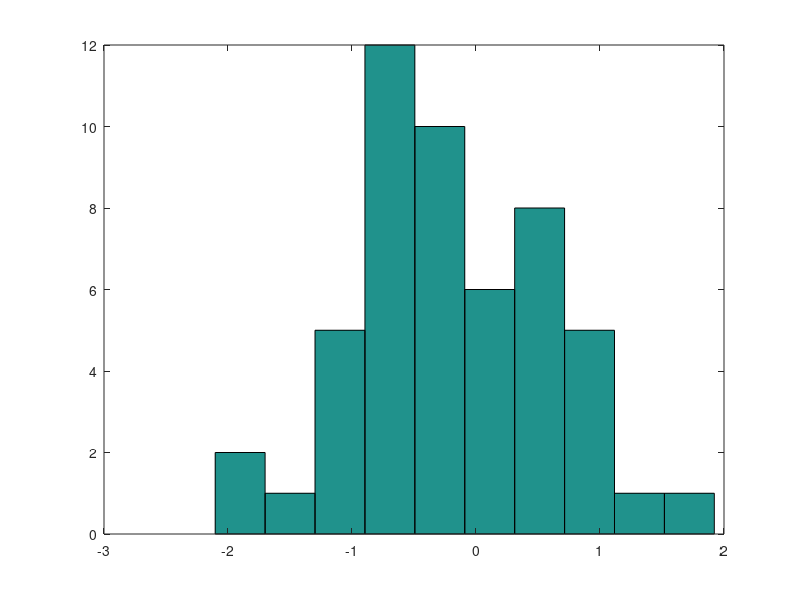

MATLAB code to generate this figure: (Note: this script raises an error after producing the figure.)
clear all;close all;

% edit March 8 2011,

S_num=51;   % number of stations
F_num=35;   % number of frequencies, can be read in your .te file
rhoerror = 0.05; % Rhoerror =  delta-rho / rho
ssmag = 0.7;    % Static shift magnitude (log10)
str='tm_fwd_pred.dat'; %insert your file name here

%----------------------

%read data

m=S_num*F_num;
n=5;

phaerror = rhoerror*100*0.29;   % Pha error in degrees


for is =1:S_num
   log10stat(is) = ssmag*randn(1);
   stat(is) = 10^(log10stat(is));
end

log10stat
hist(log10stat)
pause

str='stat.txt';    % <<<<<<   insert your output file name here
fid100=fopen(str,'w+');
fprintf(fid100,'%3.0f',log10stat);
fprintf(fid100,'\n')


M=zeros(m,n);

fid=fopen(str,'r');
stanum=fscanf(fid,'%f',1);

for j=1:S_num
   fnum=fscanf(fid,'%f',1);
   ratio=fscanf(fid,'%f',1);
   j;
   for i=1:F_num
      M(i+(j-1)*F_num,1)=fscanf(fid,'%f',1);
      s=fscanf(fid,'%s',1);
      M(i+(j-1)*F_num,2)=fscanf(fid,'%f',1);
      s=fscanf(fid,'%s',1);
      M(i+(j-1)*F_num,3)=fscanf(fid,'%f',1);
      s=fscanf(fid,'%s',1);
      M(i+(j-1)*F_num,4)=fscanf(fid,'%f',1);
      M(i+(j-1)*F_num,5)=fscanf(fid,'%f',1);
   end
end

fclose(fid);

%add noise

rhonoise=randn(m,1)*rhoerror;
phasenoise=randn(m,1)*phaerror;

T=M(:,1);
Ra=M(:,2)+M(:,2).*rhonoise;
pha=M(:,3)+phasenoise;
err_Ra= zeros(m,1)+rhoerror;
err_pha=zeros(m,1)+phaerror;

for i=1:9:S_num
   str='Apparent Resistivity of Station #00';
   str1='Phase of Station #00';
   s=num2str(i);
      if(i<10)
         str(35:35)=s;
         str1(20:20)=s;
      else
         str(34:35)=s;
         str1(19:20)=s;
      end
   figure(i);
   
   subplot(2,1,1);
   plot(log10(T(1:F_num)),log10(M((i-1)*F_num+1:i*F_num,2)),'r');
   hold on;
   plot(log10(T(1:F_num)),log10(Ra((i-1)*F_num+1:i*F_num)),'b');
   hold on;
   errorbar(log10(T(1:F_num)),log10(Ra((i-1)*F_num+1:i*F_num)),err_Ra(1:F_num));
   hold off;
   title(str);
   axis([-1 5 0 3])

   
   subplot(2,1,2);
   plot(log10(T(1:F_num)),-M((i-1)*F_num+1:i*F_num,3),'r');
   hold on;
   plot(log10(T(1:F_num)),-pha((i-1)*F_num+1:i*F_num),'b');
   hold on;
   errorbar(log10(T(1:F_num)),-pha((i-1)*F_num+1:i*F_num),err_pha(1:F_num));
   hold off;
   title(str1)
   axis([-1 5 0 90])

end


figure(23)
hist(rhonoise)
title('error level')

M(:,2)=Ra;
M(:,3)=pha;
M(:,4)=1.1*err_Ra;
M(:,5)=1.1*err_pha*(3.14/180);

%write data

str='input2.tm';    % <<<<<<   insert your output file name here
fid1=fopen(str,'w+');
fprintf(fid1,'%3.0f',S_num);
fprintf(fid1,'\n')

for j=1:S_num
   fprintf(fid1,'%3.0f',F_num);
   fprintf(fid1,' %5.4f',1);
   fprintf(fid1,'\n');
   for i=1:F_num
      fprintf(fid1,'%12.5e',M(i+(j-1)*F_num,1)); % edited to match outputs, 9.3f
      fprintf(fid1,'      (');
      fprintf(fid1,' %7.3f',stat(j)*M(i+(j-1)*F_num,2));
      fprintf(fid1,'     ,');
      fprintf(fid1,' %7.3f',M(i+(j-1)*F_num,3));
      fprintf(fid1,'    )');
      fprintf(fid1,'   %8.4f',M(i+(j-1)*F_num,4));
      fprintf(fid1,'       %8.4f',M(i+(j-1)*F_num,5));
      fprintf(fid1,'\n');
   end
end

fclose(fid1);
